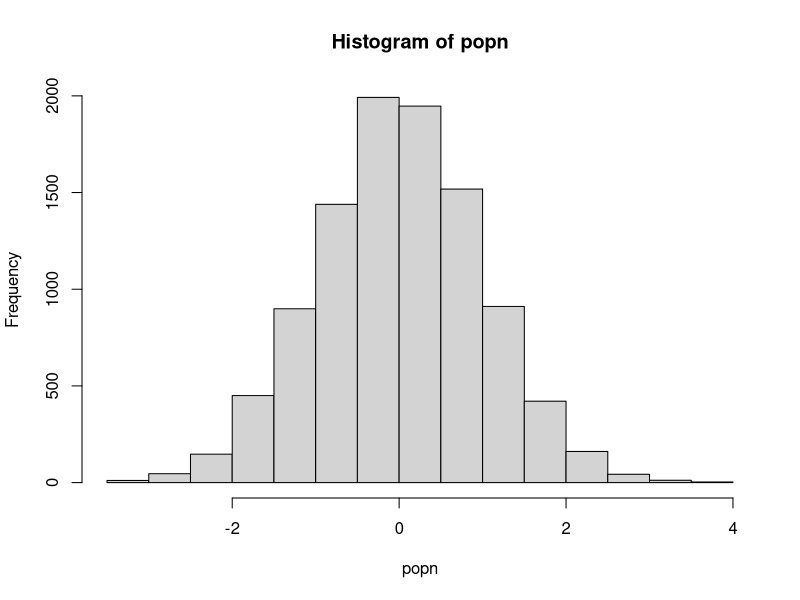

This figure's R source:
######### Functions ##########

## A function to take a sample of size n from a population "popn" and return its mean
myexperiment <- function(popn,n) {
    pop_sample <- sample(popn, n, replace = FALSE)
    return(mean(pop_sample))
}

## Calculate means using a FOR loop on a vector without preallocation:
loopy_sample1 <- function(popn, n, num) {
    result1 <- vector() #Initialize empty vector of size 1 
    for(i in 1:num) {
        result1 <- c(result1, myexperiment(popn, n))
    }
    return(result1)
}

## To run "num" iterations of the experiment using a FOR loop on a vector with preallocation:
loopy_sample2 <- function(popn, n, num) {
    result2 <- vector(,num) #Preallocate expected size
    for(i in 1:num) {
        result2[i] <- myexperiment(popn, n)
    }
    return(result2)
}

## To run "num" iterations of the experiment using a FOR loop on a list with preallocation:
loopy_sample3 <- function(popn, n, num) {
    result3 <- vector("list", num) #Preallocate expected size
    for(i in 1:num) {
        result3[[i]] <- myexperiment(popn, n)
    }
    return(result3)
}


## To run "num" iterations of the experiment using vectorization with lapply:
lapply_sample <- function(popn, n, num) {
    result4 <- lapply(1:num, function(i) myexperiment(popn, n))
    return(result4)
}

## To run "num" iterations of the experiment using vectorization with sapply:
sapply_sample <- function(popn, n, num) {
    result5 <- sapply(1:num, function(i) myexperiment(popn, n))
    return(result5)
}

set.seed(1234)
popn <- rnorm(10000)
hist (popn)

n <- 100 # sample size for each experiment
num <- 10000 # Number of times to rerun the experiment

print("Using loops without preallocation on a vector took:" )
print(system.time(loopy_sample1(popn, n, num)))

print("Using loops with preallocation on a vector took:" )
print(system.time(loopy_sample2(popn, n, num)))

print("Using loops with preallocation on a list took:" )
print(system.time(loopy_sample3(popn, n, num)))

print("Using the vectorized sapply function (on a list) took:" )
print(system.time(sapply_sample(popn, n, num)))

print("Using the vectorized lapply function (on a list) took:" )
print(system.time(lapply_sample(popn, n, num)))
